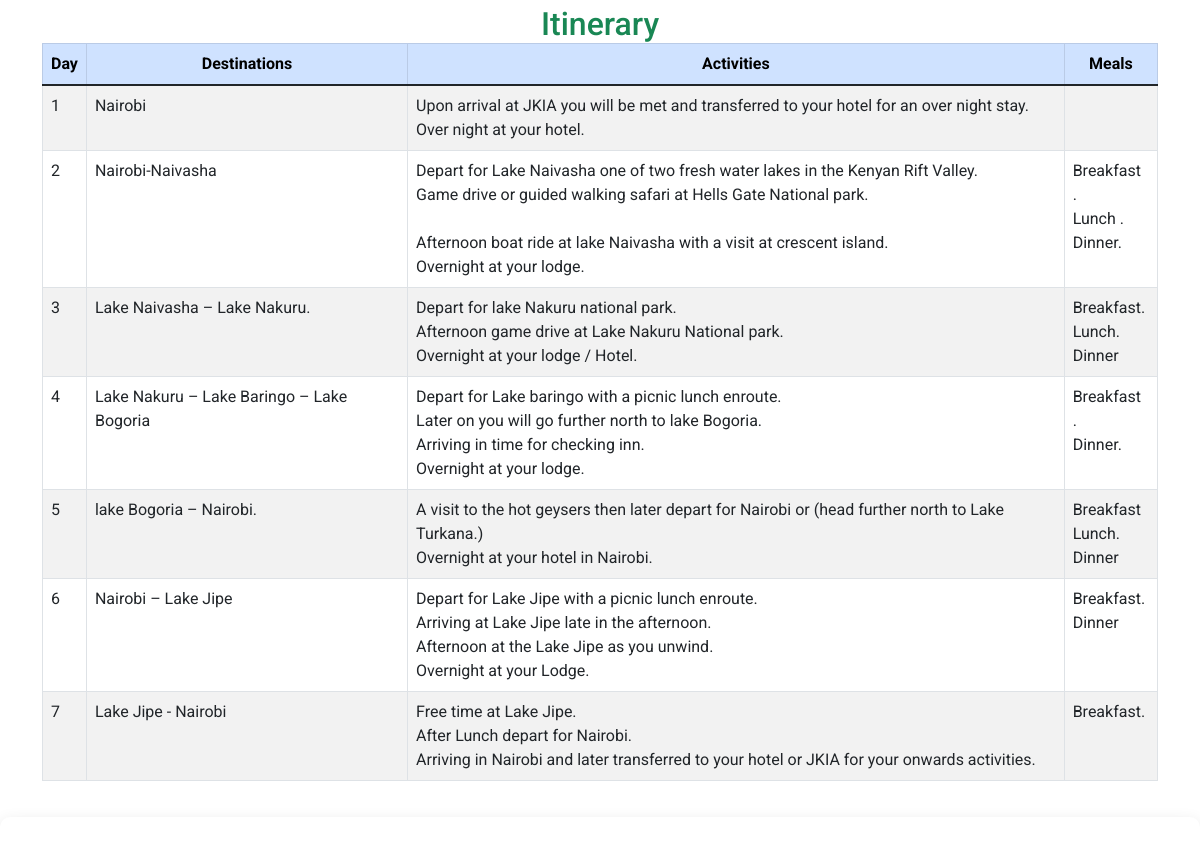
/book/8/ (middle part), run on an earlier commit of the app's database.
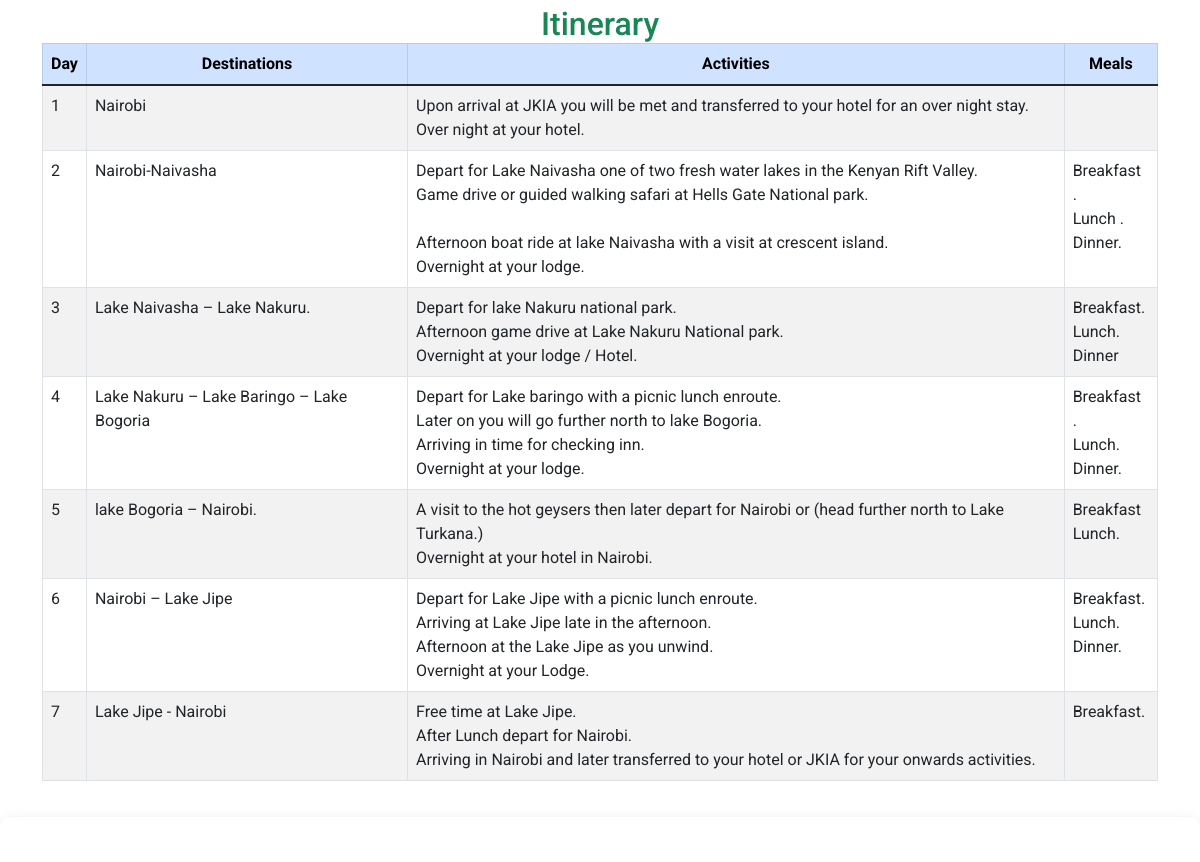
And on a later commit of the database.
### tour/models.py (models this page shows, shortened)
class Itinerary(models.Model):
    name = models.ForeignKey(TourismSite, on_delete=models.CASCADE, related_name="itinerary")
    day_number = models.PositiveIntegerField()
    title = models.CharField(max_length=255)
    description = models.TextField()
    meals = models.TextField( blank=True, help_text="E.g., B, L & D for Breakfast, Lunch & Dinner")
    class Meta:
        ordering = ['name']

### tour/views.py (the view, shortened to what this page needs)
# urls.py: path('book/<int:site_id>/', book, name='book'),
@csrf_exempt
def book(request, site_id):
    tourism_site = get_object_or_404(TourismSite, id=site_id)
    day_count = tourism_site.itinerary.count()
    itineraries = Itinerary.objects.filter(name=tourism_site)
    form = BookingForm()  # Correctly instantiate the form
    return render(request, 'contests.html', {
        'tourism_site': tourism_site,
        'itineraries': itineraries,
        'day_count': day_count,
        'form': form,
    })

### tour/templates/contests.html (shortened to what this page needs)
{% extends "base.html" %}
{% load static %}
{% block content %}
<div class="container mt-4">
  {% if itineraries %}
  <h2 class="text-center text-success">Itinerary</h2>
  <div class="table-responsive">
      <table class="table table-bordered table-striped table-hover">
          <thead class="table-primary">
              <tr class="text-center">
                  <th>Day</th>
                  <th>Destinations</th>
                  <th>Activities</th>
                  <th>Meals</th>
              </tr>
          </thead>
          <tbody>
              {% for itinerary in itineraries %}
              <tr>
                  <td>{{ itinerary.day_number }}</td>
                  <td>{{ itinerary.title }}</td>
                  <td>{{ itinerary.description|linebreaksbr }}</td>
                  <td>{{ itinerary.meals|linebreaksbr }}</td>
              </tr>
              {% endfor %}
          </tbody>
      </table>
  </div>
  {% endif %}
</div>
<div class="tour-booking" id="booking">
  </div>
{% endblock %}

What changed in the data, as far as the page shows it:
changed Itinerary "Lake Nakuru – Lake Baringo – Lake Bogoria": meals "Breakfast . Dinner." → "Breakfast . Lunch. Dinner."
changed Itinerary "lake Bogoria – Nairobi.": meals "Breakfast Lunch. Dinner" → "Breakfast Lunch."
changed Itinerary "Nairobi – Lake Jipe": meals "Breakfast. Dinner" → "Breakfast. Lunch. Dinner."
